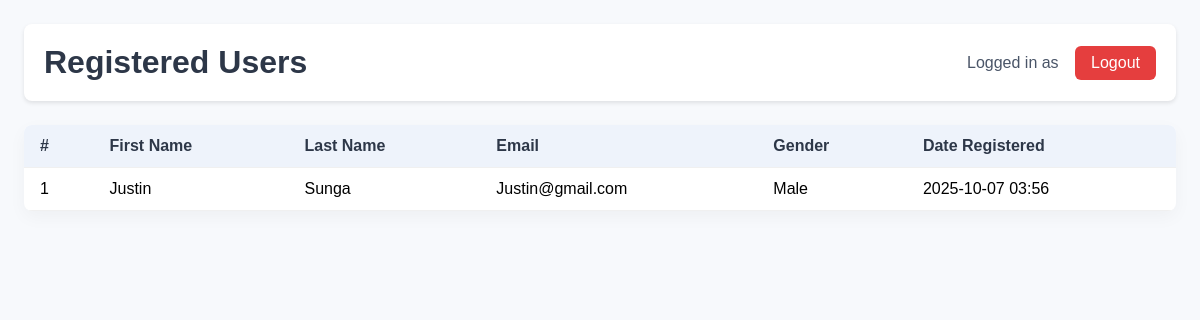
/registration/users/ (signed in), run on an earlier commit of the app's database.
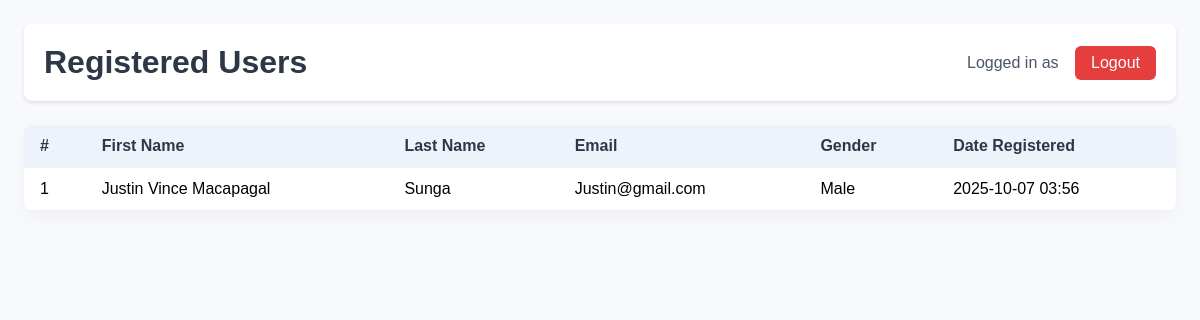
And on a later commit of the database.
### registration/models.py (models this page shows, shortened)
class UserRegistration(models.Model):
    GENDER_CHOICES = [
        ('M', 'Male'),
        ('F', 'Female'),
        ('O', 'Other'),
    ]
    first_name = models.CharField(max_length=100)
    last_name = models.CharField(max_length=100)
    email = models.EmailField(unique=True)
    password = models.CharField(max_length=128)
    gender = models.CharField(max_length=1, choices=GENDER_CHOICES, blank=True, null=True)
    date_registered = models.DateTimeField(auto_now_add=True)

### registration/views.py (the view)
    def wrapper(request, *args, **kwargs):
        if not request.session.get('user_id'):
            return redirect(f"{reverse('registration:login_html')}?next={request.path}")
        return fn(request, *args, **kwargs)

### registration/views.py (called while the page is built)
def login_required_view(fn):
    def wrapper(request, *args, **kwargs):
        if not request.session.get('user_id'):
            return redirect(f"{reverse('registration:login_html')}?next={request.path}")
        return fn(request, *args, **kwargs)
    wrapper.__name__ = fn.__name__
    return wrapper

@login_required_view
def users_html(request):
    users = UserRegistration.objects.all().order_by('id')
    return render(request, 'registration/users_list.html', {
        'users': users,
        'current_user': request.session.get('user_name')
    })

### registration/templates/registration/users_list.html (shortened to what this page needs)
<!doctype html>
<html>
<head>
</head>
<body>
  <div class="container">
    <div class="top">
      <h1 style="margin:0; color: #2d3748;">Registered Users</h1>
      <div class="user-info">
        Logged in as <strong>{{ current_user }}</strong>
        <a href="{% url 'registration:logout_html' %}" class="button logout" style="margin-left: 12px;">Logout</a>
      </div>
    </div>
    <table>
      <thead>
        <tr>
          <th>#</th>
          <th>First Name</th>
          <th>Last Name</th>
          <th>Email</th>
          <th>Gender</th>
          <th>Date Registered</th>
        </tr>
      </thead>
      <tbody>
        {% for user in users %}
        <tr>
          <td>{{ forloop.counter }}</td>
          <td>{{ user.first_name }}</td>
          <td>{{ user.last_name }}</td>
          <td>{{ user.email }}</td>
          <td>{{ user.gender|default:"N/A" }}</td>
          <td>{{ user.date_registered|date:"Y-m-d H:i" }}</td>
        </tr>
        {% empty %}
        <tr>
          <td colspan="6" class="no-users">
            No users registered yet.
          </td>
        </tr>
        {% endfor %}
      </tbody>
    </table>
  </div>
</body>
</html>

What changed in the data, as far as the page shows it:
changed UserRegistration "Sunga": first_name "Justin" → "Justin Vince Macapagal"
